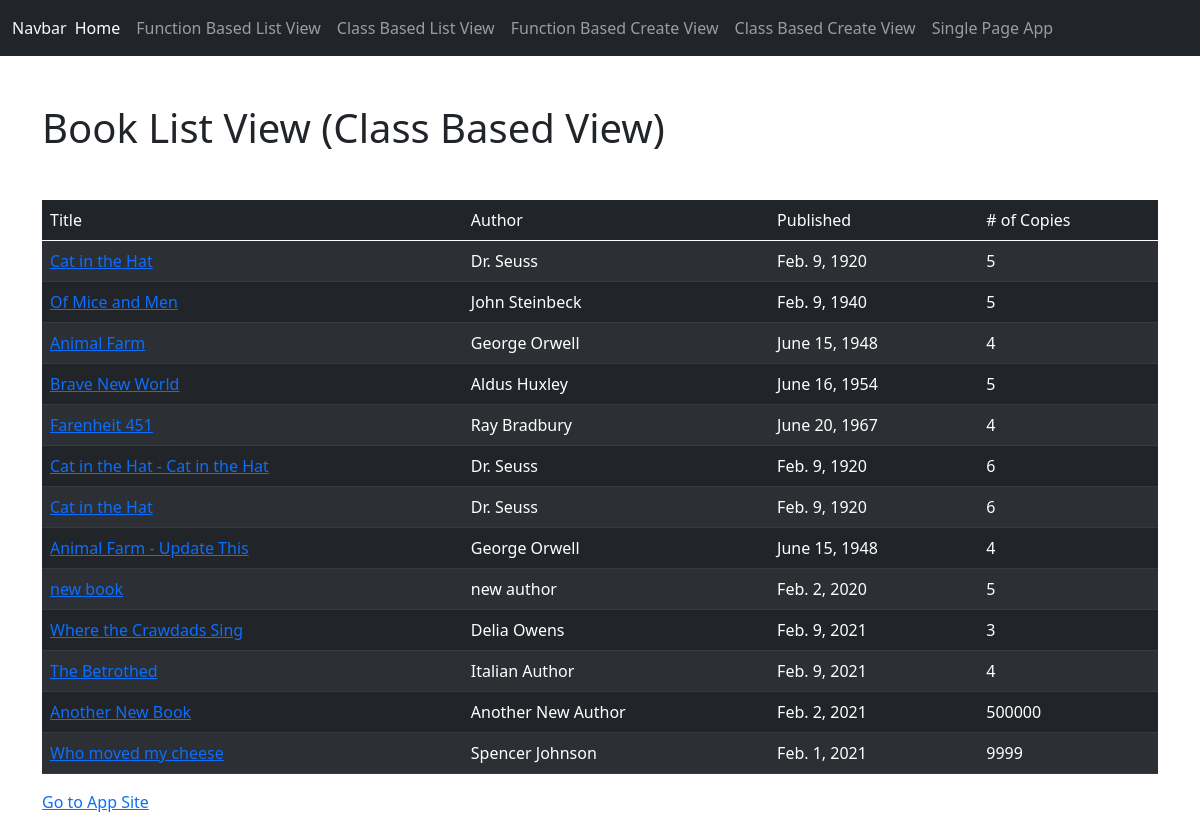
Page /firstapp/BookListView on the earlier database version.
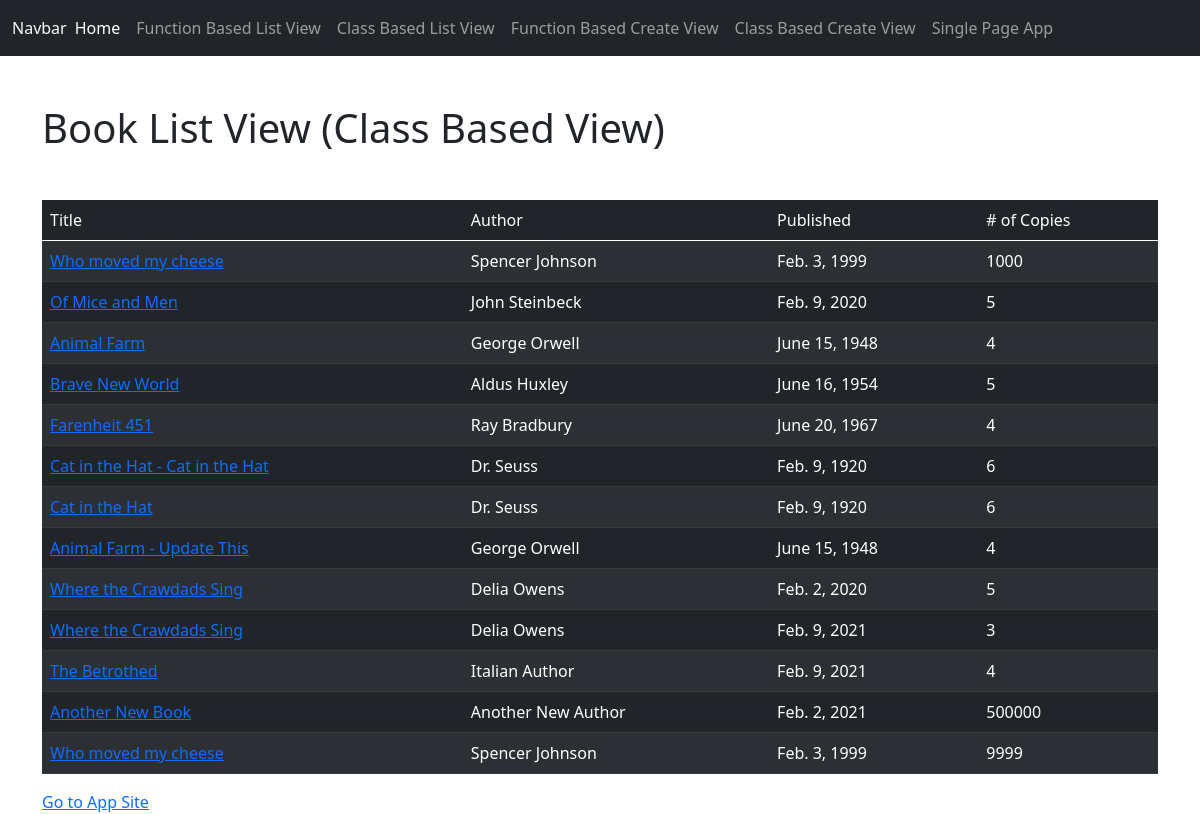
Same page on the later database version.
### firstapp/models.py (models this page shows, shortened)
class Book(models.Model):
	title = models.CharField(max_length=200, null=True, blank=True)
	author = models.CharField(max_length=200, null=True, blank=True)
	published_date = models.DateField()
	number_of_copies = models.IntegerField()

### firstapp/views.py (the view)
# urls.py: path('BookListView', views.BookListView.as_view(), name='BookListView'),
class BookListView(ListView):
	model = Book

### firstapp/templates/firstapp/book_list.html
{% extends 'base.html' %}
{% block content %}
<div class="my-5">
	<h1>Book List View (Class Based View)</h1>
</div>
<table class="table table-dark table-striped text-white">
	<thead>
		<td>Title</td>
		<td>Author</td>
		<td>Published</td>
		<td># of Copies</td>
	</thead>
	<tbody>
		{% for book in book_list %}
			<tr>
				<td><a href="{% url 'firstapp:BookDetailView' pk=book.pk %}">{{book.title}}</a></td>
				<td>{{book.author}}</td>
				<td>{{book.published_date}}</td>
				<td>{{book.number_of_copies}}</td>
			</tr>
		{% endfor %}
	</tbody>
</table>
<a href="{% url 'firstapp:firstapp_index' %}">Go to App Site</a>
{% endblock %}

Differences in the rows shown:
changed Book (number 1 of 13 on the later page): title "Cat in the Hat" → "Who moved my cheese"; author "Dr. Seuss" → "Spencer Johnson"; published_date "Feb. 9, 1920" → "Feb. 3, 1999"; number_of_copies "5" → "1000"
changed Book "Of Mice and Men": published_date "Feb. 9, 1940" → "Feb. 9, 2020"
changed Book "Feb. 2, 2020": title "new book" → "Where the Crawdads Sing"; author "new author" → "Delia Owens"
changed Book (number 13 of 13 on the later page): published_date "Feb. 1, 2021" → "Feb. 3, 1999"
